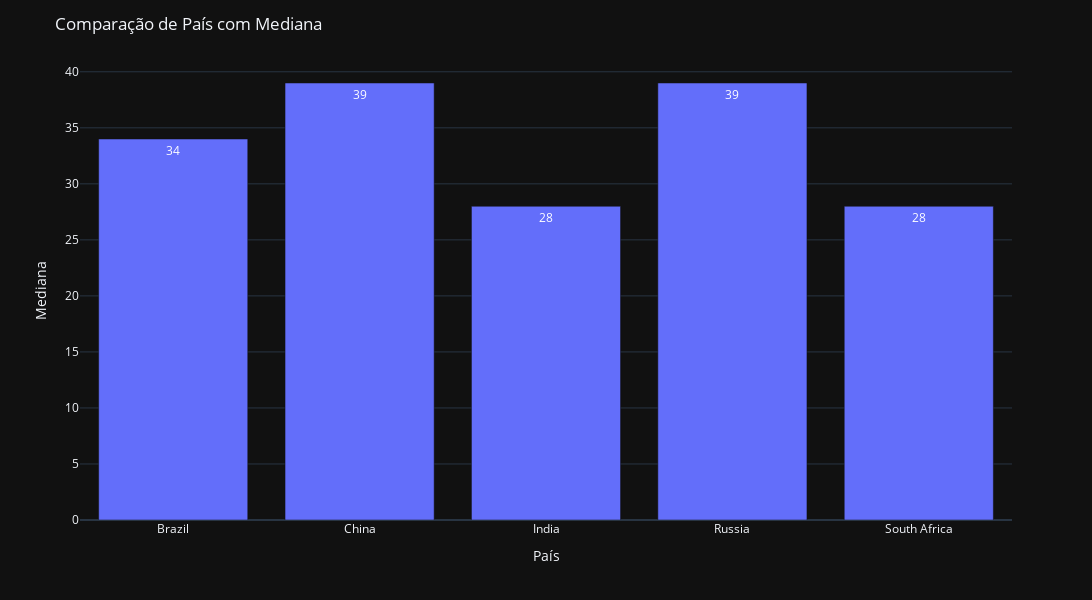

Notebook code for this chart:
### Code cell
fig = px.bar(df1, x='pais', y='mediana_idade', text_auto=True, template='plotly_dark')
fig.update_layout(title='Comparação de País com Mediana', autosize=False, height=600, width=1780)
fig.update_xaxes(title_text='País')
fig.update_yaxes(title_text='Mediana')
fig.show()

### Figure 1 — Plotly figure (JSON) as saved in the notebook; plotly's stock layout.template omitted (floating-point values rounded to 4 significant figures)
{"data": [{"alignmentgroup": "True", "hovertemplate": "pais=%{x}<br>mediana_idade=%{y}<extra></extra>", "legendgroup": "", "marker": {"color": "#636efa", "pattern": {"shape": ""}}, "name": "", "offsetgroup": "", "orientation": "v", "showlegend": false, "textposition": "auto", "texttemplate": "%{y}", "type": "bar", "x": ["Brazil", "China", "India", "Russia", "South Africa"], "xaxis": "x", "y": [34, 39, 28, 39, 28], "yaxis": "y"}], "layout": {"autosize": false, "barmode": "relative", "height": 600, "legend": {"tracegroupgap": 0}, "margin": {"t": 60}, "title": {"text": "Comparação de País com Mediana"}, "width": 1780, "xaxis": {"anchor": "y", "domain": [0, 1], "title": {"text": "País"}}, "yaxis": {"anchor": "x", "domain": [0, 1], "title": {"text": "Mediana"}}}}
